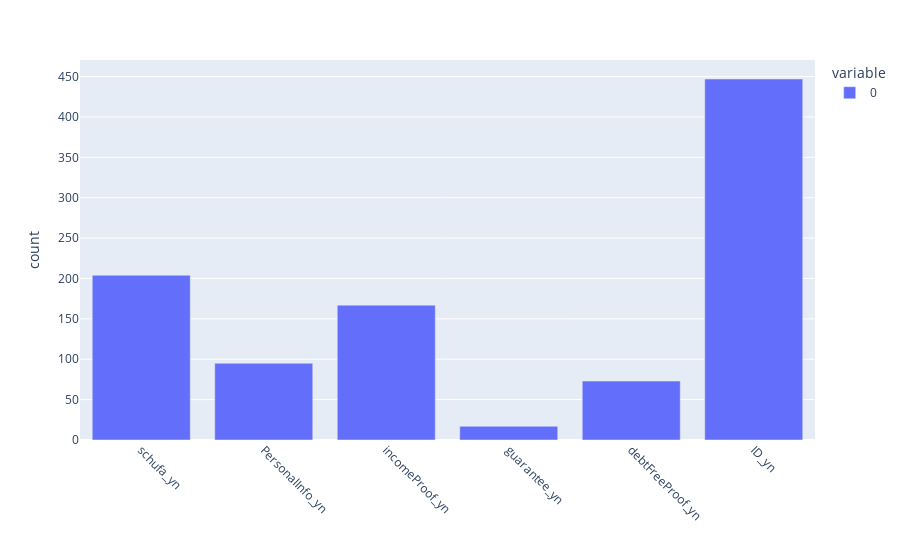

This figure's notebook cell:
### Code cell
fig = px.bar(df_cleaned[['schufa_yn', 'PersonalInfo_yn', 'incomeProof_yn',
       'guarantee_yn', 'debtFreeProof_yn', 'ID_yn']].sum(), 
            labels={'value':'count','index':''})

fig.update_xaxes(tickangle = 45)

fig.show()

### Figure 1 — Plotly figure (JSON) as saved in the notebook; plotly's stock layout.template omitted (floating-point values rounded to 4 significant figures)
{"data": [{"alignmentgroup": "True", "hovertemplate": "variable=0<br>=%{x}<br>count=%{y}<extra></extra>", "legendgroup": "0", "marker": {"color": "#636efa"}, "name": "0", "offsetgroup": "0", "orientation": "v", "showlegend": true, "textposition": "auto", "type": "bar", "x": ["schufa_yn", "PersonalInfo_yn", "incomeProof_yn", "guarantee_yn", "debtFreeProof_yn", "ID_yn"], "xaxis": "x", "y": [204, 95, 167, 17, 73, 447], "yaxis": "y"}], "layout": {"barmode": "relative", "legend": {"title": {"text": "variable"}, "tracegroupgap": 0}, "margin": {"t": 60}, "xaxis": {"anchor": "y", "domain": [0, 1], "tickangle": 45, "title": {"text": ""}}, "yaxis": {"anchor": "x", "domain": [0, 1], "title": {"text": "count"}}}}
